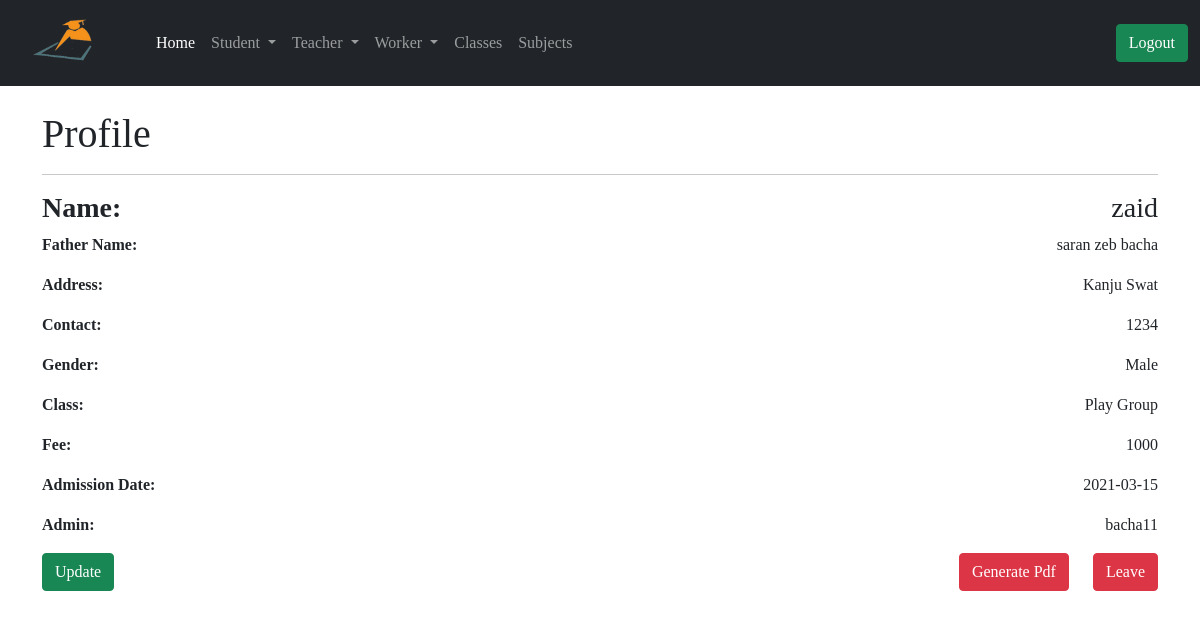
/admin/student_profile/1 (signed in), run on an earlier commit of the app's database.
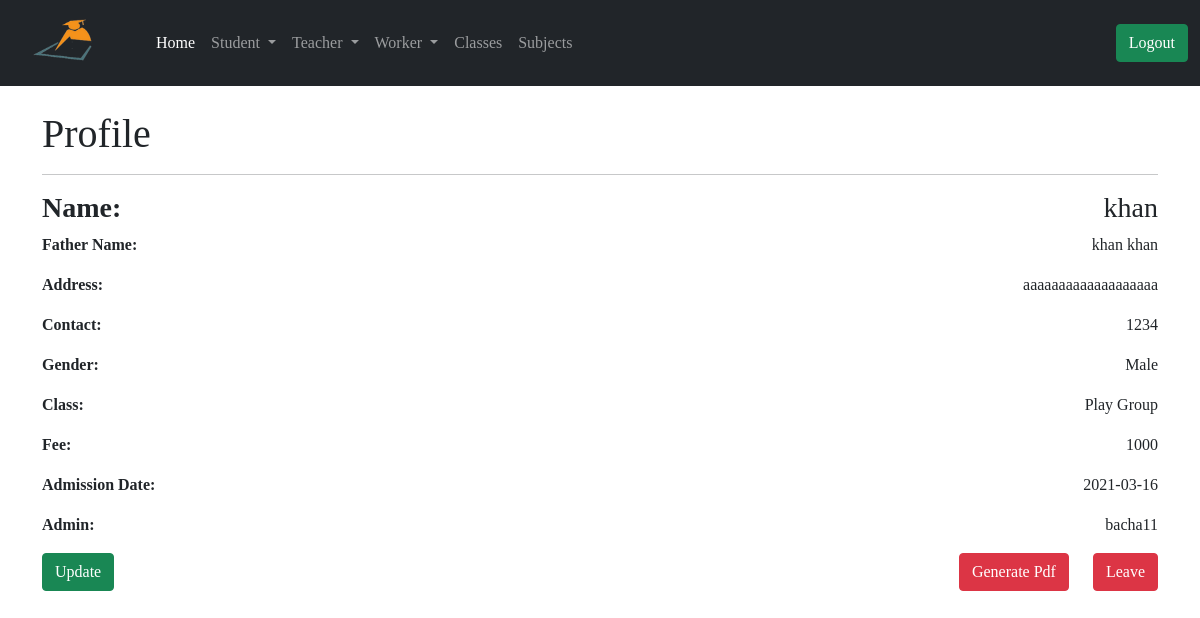
And on a later commit of the database.
### app/models.py (models this page shows, shortened)
class Student(db.Model):
    id = db.Column(db.Integer, primary_key=True)
    std_name = db.Column(db.String(64))
    f_name = db.Column(db.String(64))
    std_address = db.Column(db.String(128))
    std_contact = db.Column(db.String(64))
    gender = db.Column(db.String(64))
    join_date = db.Column(db.DateTime, default=datetime.utcnow())
    std_class = db.Column(db.Integer, db.ForeignKey('class.id'))
    admin_id = db.Column(db.Integer, db.ForeignKey('user.id'))

### app/routes.py (the view)
@app.route('/admin/student_profile/<id>')
@login_required
def student_profile(id):
    student = Student.query.filter_by(id=id).first()
    return render_template('admin/student_profile.html', title='Student Profile', student=student)

### app/models.py (called while the page is built)
@login.user_loader
def load_user(id):
    return User.query.get(int(id))

### app/routes.py (called while the page is built)
@app.before_request
def before_request():
    g.user = None
    if 'teacher_id' in session:
        user = Teacher.query.filter_by(id=session['teacher_id']).first()
        g.user = user

@app.before_request
def std_before_request():
    g.std_user = None
    if 'student_id' in session:
        std_user = Student.query.filter_by(id=session['student_id']).first()
        g.std_user = std_user

### app/templates/admin/student_profile.html (shortened to what this page needs)
{% extends 'admin/base.html' %}
{% block content %}
<div class="container mt-4">
    <h1> Profile </h1>
    <hr>
    <h3><b> Name: </b> <span style="float: right;">{{ student.std_name }}</span></h3>
    <p><b> Father Name: </b><span style="float: right; text-align: justify;"> {{ student.f_name }} </span></p>
    <p><b> Address: </b> <span style="float: right;">{{ student.std_address }} </span></p>
    <p><b> Contact: </b> <span style="float: right;">{{ student.std_contact }} </span></p>
    <p><b> Gender: </b> <span style="float: right;">{{ student.gender|title() }}</span> </p>
    <p><b> Class: </b> <span style="float: right;">{{ student.stdclass.cls_name }}</span> </p>
    <p><b> Fee: </b> <span style="float: right;">{{ student.stdclass.cls_fee }}</span> </p>
    <p><b> Admission Date: </b> <span style="float: right;">{{ student.join_date.strftime('%Y-%m-%d') }} </span></p>
    <p><b> Admin: </b> <span style="float: right;">{{ student.admin.username }}</span> </p>
    <a href=" {{ url_for('update_student', id=student.id) }} "><button type="submit" class="btn btn-success">Update</button></a>
    <button type="button" class="btn btn-danger ms-4" style="float: right;" data-bs-toggle="modal" data-bs-target="#exampleModal">
          Leave
    </button>
      <a href="{{ url_for('student_profile_pdf', id=student.id) }}"><button type="submit" class="btn btn-danger float-end">Generate Pdf</button></a>
</div>
{% endblock %}

What changed in the data, as far as the page shows it:
changed Student "Male": std_name "zaid" → "khan"; f_name "saran zeb bacha" → "khan khan"; std_address "Kanju Swat" → "aaaaaaaaaaaaaaaaaaa"; join_date "2021-03-15" → "2021-03-16"
